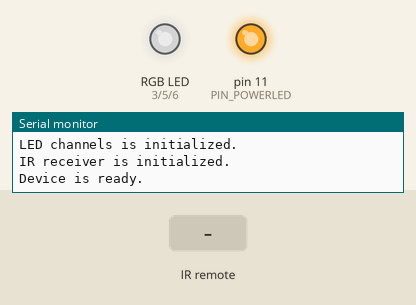
Bench run of a sketch on a simulated Arduino Uno, built with avr-gcc and run on an emulated ATmega328P. On the bench: an RGB LED mixed from three pins (HIGH = lit), output pins drawn as LEDs (lit = HIGH), the last lines printed to the serial monitor. The inputs (shaded band) are chosen by the test bench. Dim RGB values are drawn brighter than linear.

Above: at 1.2 s.
1.3 s: infrared code 0xFF629D received
At 2.0 s:
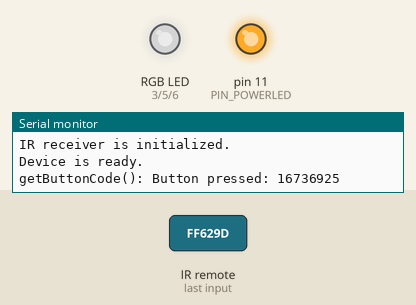
2.8 s: infrared code 0xFF02FD received
At 4.0 s:
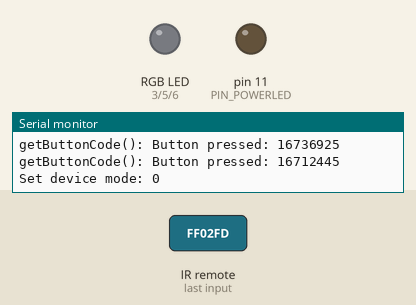
4.3 s: infrared code 0xFFFFFFFF received
At 5.2 s:
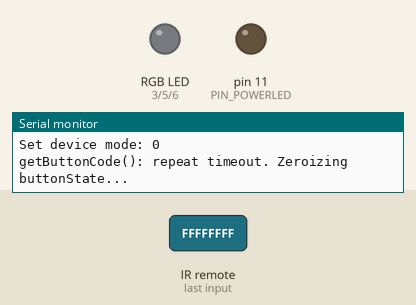
Timing chart, 0 to 7.3 s (numbered marks = the images above; inputs shaded):
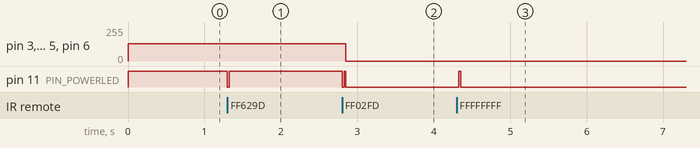

Measured:
- after the input at 1.3 s, pin 11 (PIN_POWERLED): HIGH → LOW at once, → HIGH 0.03 s later
- after the input at 2.8 s, pin 3 (PIN_RGB_RED), pin 5 (PIN_RGB_GREEN), pin 6 (PIN_RGB_BLUE): 128/255 → 0/255 after 0.05 s; pin 11 (PIN_POWERLED): HIGH → LOW at once, → HIGH 0.03 s later, → LOW 0.03 s later
- after the input at 4.3 s, pin 11 (PIN_POWERLED): LOW → HIGH at once, → LOW 0.03 s later

The sketch:

IRDevice_demo.ino
```cpp
#include <IRLibAll.h>

/* WARNING: These codes is for certain ir remote device only
 * You should dump and redefine it.
 *
 * See IRLib2/dump example for how to do it
 */

/*
#define IR_UP           0xFD8877
#define IR_DOWN         0xFD9867
#define IR_LEFT         0xFD28D7
#define IR_RIGHT        0xFD6897
#define IR_OK           0xFDA857
#define IR_SHARP        0xFD708F
#define IR_GOT_NOTHING  0x0
#define IR_GOT_REPEAT   0xFFFFFFFF
*/

#define IR_UP           0xFF629D
#define IR_DOWN         0xFFA857
#define IR_LEFT         0xFF22DD
#define IR_RIGHT        0xFFC23D
#define IR_OK           0xFF02FD
#define IR_SHARP        0xFF52AD
#define IR_GOT_NOTHING  0x0
#define IR_GOT_REPEAT   0xFFFFFFFF


#define PIN_IR_IN       2
#define PIN_POWERLED    11
#define PIN_RGB_RED     3
#define PIN_RGB_GREEN   5
#define PIN_RGB_BLUE    6

#define DFL_COLOR_LEVEL 128

#define MIN_LEVEL       0
#define MAX_LEVEL       255

#define REPEAT_TIME     1000
#define BLINK_TIME      25
#define CHANGE_STEP     3

/* let's define the composite type for single RGB channel.
 * It has two properties:
 * - the pin that certain channel connected to
 * - the current intensity level
 */
typedef struct RGBLedChannel {
  unsigned short int pin;
  unsigned short int level;
} RGBLedChannel;


/* As can you look below, we'll use the array of RGBLedChannel's
 * for organize all channels in same place.
 * Let's also define the enumerable type for indexes of this array
 * for getting rid of remembering what index means what color and
 * just use human-comfort names. It's another way to organize constants
 */
enum RGBChanNums {
  CHAN_RED,
  CHAN_GREEN,
  CHAN_BLUE,
  /* the end of chans.
   * if something changes in the world and quantum theory,
   * add new channels above
   * The last one will just a constant MAX_COLOR_CHANS that just indicate
   * the end of enumerables and auto-recalculates if this list will be changed.
   */
  MAX_COLOR_CHANNELS
};


IRrecvPCI myReceiver(PIN_IR_IN); //create receiver and pass pin number
IRdecode myDecoder;              //create decoder object


/* Global variable that stores all channels */

RGBLedChannel colorChannels[3]  = {
  {PIN_RGB_RED,   DFL_COLOR_LEVEL},
  {PIN_RGB_GREEN, DFL_COLOR_LEVEL},
  {PIN_RGB_BLUE,  DFL_COLOR_LEVEL}
};

bool currentDeviceState = true;

/* user-defined functions */

/* This function turns on or off the RGB Led - literally it writes LOW to all channels if off
 * and values stored to "channels" variable otherwise
 */
void setRGBLedState(bool state) {
  /* Function switches RGB LED on and of depends on state param
   * When it turns LED on, it sets values configured earlier
   *
   * @param state (bool) - State that device is need to switch to.
   */
  if (state) {
    digitalWrite(PIN_POWERLED, HIGH);
    for (int curChan = CHAN_RED; curChan < MAX_COLOR_CHANNELS; curChan++) {
      analogWrite(colorChannels[curChan].pin, colorChannels[curChan].level);
    }
  }
  else {
    digitalWrite(PIN_POWERLED, LOW);
    for (int curChan = CHAN_RED; curChan < MAX_COLOR_CHANNELS; curChan++) {
      analogWrite(colorChannels[curChan].pin, LOW);
    }
  }
}

unsigned long int getButtonCode() {
  /*
   * Function returns current button code received from IR device
   * If device sends 0xFFFFFFFF (button repeat), returns last valid code.
   * Remark: earlier we;
   * @return buttonValue (unsigned long int, default 0) - received value
   */

  // variable for storing last pressed button value
  static unsigned long int buttonValue = IR_GOT_NOTHING;
  static unsigned long int lastPress = 0;

  // Explicitly clear myReceiver object
  myReceiver.enableIRIn();

  if (myReceiver.getResults() && myDecoder.decode()) {
    if (myDecoder.value == IR_GOT_REPEAT) {
      if ((millis() - lastPress) > REPEAT_TIME) {
        buttonValue = IR_GOT_NOTHING;
        Serial.println("getButtonCode(): repeat timeout. Zeroizing buttonState... ");
      }
      else {
        Serial.print("getButtonCode(): Button pressed: ");
        Serial.println(myDecoder.value);
        Serial.print(" (aka repeat of last state): ");
        Serial.println(buttonValue);
      }
    }
    else {
      // Only if button code is not an repeat, update buttonValue and return
      buttonValue = myDecoder.value;
      Serial.print("getButtonCode(): Button pressed: ");
      Serial.println(buttonValue);
    }
    lastPress = millis();
    blinkPowerLED(); // blink led on every real button press
    return buttonValue;
  }
  return IR_GOT_NOTHING;
}

void blinkPowerLED() {
  /* Just blinking the power led, as we did in BLink sketch
  * Also we're explicitly save last state of led and return it after blinking
  * rather than assumpting that we can blink it only in ON mode
  */
  digitalWrite(PIN_POWERLED, LOW);
  delay(BLINK_TIME);
  digitalWrite(PIN_POWERLED, HIGH);
  delay(BLINK_TIME);
  digitalWrite(PIN_POWERLED, currentDeviceState);
}

void gotoConfigModeLoop() {
  /* Turns device to another operational mode - configuration mode. In config mode you can
   * adjust each color channel separately.
   */
  unsigned int curChannel = CHAN_RED;

  /* Go to infinite loop of reading values from IR Remote */

  Serial.println("\nEntering the configuration mode");
  while (1) {
    switch(getButtonCode()) {
      /* if we got nothing, just break the switch and iterate the loop above */
      case IR_GOT_NOTHING:
        break;

      /* when we press left, we decrease the current index of colorChannels[] array
       * to avoid of getting out of array bounds, we're explicitly set the minimal correct
       * value if we got out.
       * Additional casting is used to handle overflow7
       *
       * don't forget to break the switch after action;
       */
      case IR_LEFT:
        curChannel--;
        if ((signed int)curChannel < CHAN_RED) {
          curChannel = CHAN_RED;
        }
        Serial.print("Current channel: ");
        Serial.println(curChannel);
        break;

      /* using the same logic there, but in another direction */
      case IR_RIGHT:
        curChannel++;
        if ((signed int)curChannel >= MAX_COLOR_CHANNELS) {
          curChannel = CHAN_BLUE;
        }
        Serial.print("Current channel: ");
        Serial.println(curChannel);
        break;

      /* when we press up/down, we use the similar logic, but instead of channels index,
       * we're changing the value of selected channel and verifying value the same way as above;
       */
      case IR_UP:
        colorChannels[curChannel].level += CHANGE_STEP;
        if ((signed int)colorChannels[curChannel].level > MAX_LEVEL) {
          colorChannels[curChannel].level = MAX_LEVEL;
        }
        /* In better world, RGB Led would be implemented as a class, like IR Receiver
         * and instead of raw analogWrite() use something like RGBLed.Set(RED, VALUE)
         *
         * We'll learn classes and OOP on our lessons in future, so now look how to
         * do it in procedural way.
         */
        analogWrite(colorChannels[curChannel].pin, colorChannels[curChannel].level);
        Serial.print("Current value for channel ");
        Serial.print(curChannel);
        Serial.print(" : ");
        Serial.println(colorChannels[curChannel].level);
        break;

      case IR_DOWN:
        colorChannels[curChannel].level -= CHANGE_STEP;
        if ((signed int)colorChannels[curChannel].level < MIN_LEVEL) {
          colorChannels[curChannel].level = MIN_LEVEL;
        }
        analogWrite(colorChannels[curChannel].pin, colorChannels[curChannel].level);
        Serial.print("Current value for channel ");
        Serial.print(curChannel);
        Serial.print(" : ");
        Serial.println(colorChannels[curChannel].level);
        break;

      /* using goto is a biggest shame in the world, however in C lang using it inside
       * a single function for jumping off the nested loop/condition blocks is a good pattern
       *
       * At this case we're jumping off all switch(getButtonCode()) and while(1) by one step
       * and go to end of func
       */
      case IR_OK: goto post_cfg;
      default:
        Serial.println("Unknown button.");
        break;
    }
  }

  /* We're doin' nuthin' there, just exiting.
   * However C language need an action, ever empty, after the label, so that's why semicolon there */
  post_cfg:
  Serial.print("Configuration is done.");
}

void toggleDeviceState() {
  /* Function sets device to state that opposite to current.
   * If it's on, it switches it off and vice versa.
   */
  currentDeviceState = !currentDeviceState;
  Serial.print("Set device mode: ");
  Serial.println(currentDeviceState);
  digitalWrite(PIN_POWERLED, currentDeviceState);
  setRGBLedState(currentDeviceState);
}


void setup() {
  /* Standard Arduino device initialization
   * Also writes something to console for being similar to real cool device
   */
  Serial.begin(9600);

  // Write little beauty...
  Serial.println();
  Serial.println("------------------------------");

  pinMode(PIN_POWERLED,       OUTPUT);
  digitalWrite(PIN_POWERLED,  HIGH);
  Serial.println("Power LED is initialized.");

  for (int curChan = 0; curChan < MAX_COLOR_CHANNELS; curChan++) {
    pinMode(colorChannels[curChan].pin, OUTPUT);
    analogWrite(colorChannels[curChan].pin,  colorChannels[curChan].level);
  }
  Serial.println("LED channels is initialized.");

  myReceiver.enableIRIn();
  Serial.println("IR receiver is initialized.");

  Serial.println("Device is ready.\n");
}

void loop() {
  /* Captain Obvious says us that loop() is infinite loop as is, so there's no need to wrap
   * switch in another loop like while(1)
   */
  switch(getButtonCode()) {
    case(IR_SHARP):
      /* enter to config mode only if device is on */
      if (currentDeviceState) {
        gotoConfigModeLoop();
      }
      break;

    case(IR_OK):
      toggleDeviceState();
      break;

    case(IR_GOT_NOTHING):
      break;

    default:
      break;
  }
}
```
